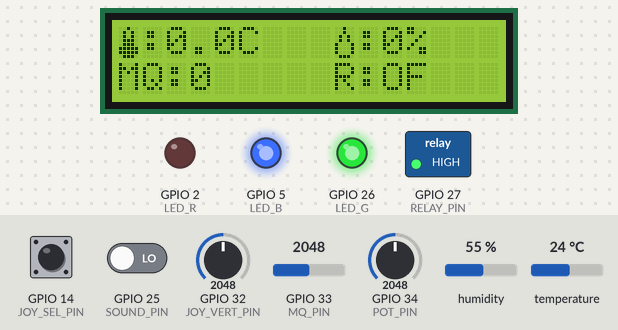
Simulated run of this sketch. Board: ESP32. On the bench: 16×2 character LCD, switched loads named in the sketch (green lamp = pin HIGH), output pins drawn as LEDs (lit = HIGH). Dashed ring = blinking. The test bench sets the inputs (shaded band); at power-on: GPIO 25 (SOUND_PIN) LOW, humidity 55 %, GPIO 33 (MQ_PIN) = 2048, GPIO 34 (POT_PIN) = 2048, GPIO 14 (JOY_SEL_PIN) HIGH, GPIO 32 (JOY_VERT_PIN) = 2048, temperature 24 °C. WiFi joins after 1.5 s; servers stay silent unless stated; no MQTT or app messages arrive unless stated; what the sketch prints to the serial monitor is not drawn.

Above: at 3.4 s.
3.5 s: GPIO 25 (SOUND_PIN) driven HIGH
At 5.25 s:
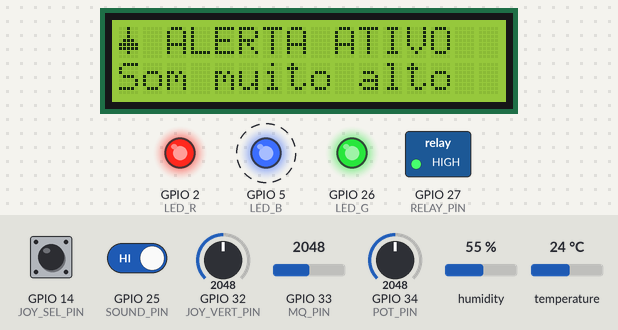
5.4 s: humidity set to 31 %
8.4 s: humidity set to 28 %
At 10.5 s:
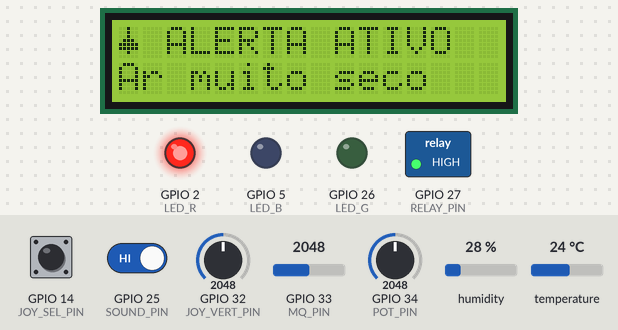
13.8 s: GPIO 33 (MQ_PIN) set to 2229
At 15.5 s:
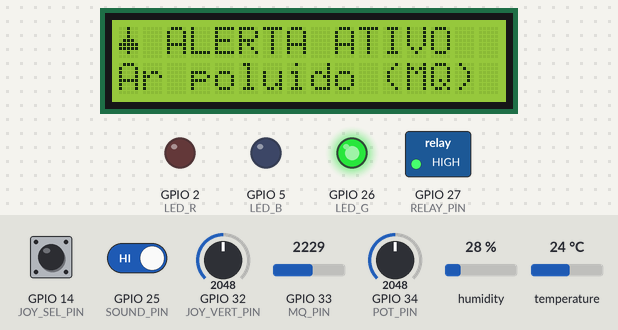
18.9 s: GPIO 34 (POT_PIN) set to 2183
At 22.17 s:
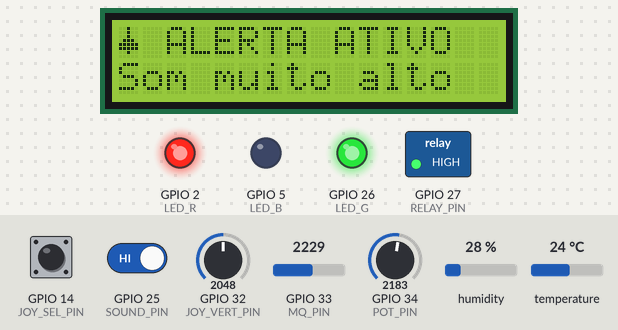
25.3 s: humidity set to 88 %
At 30.7 s:
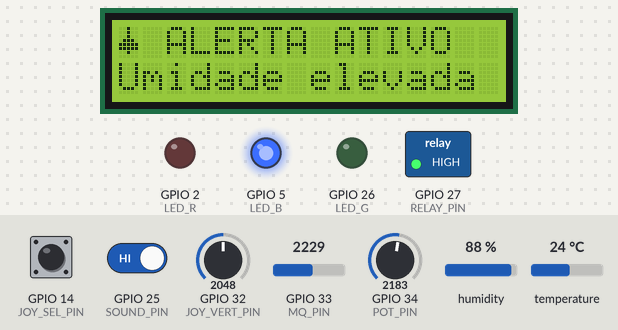
Timing chart, 0 to 32.6 s (numbered marks = the images above; inputs shaded):
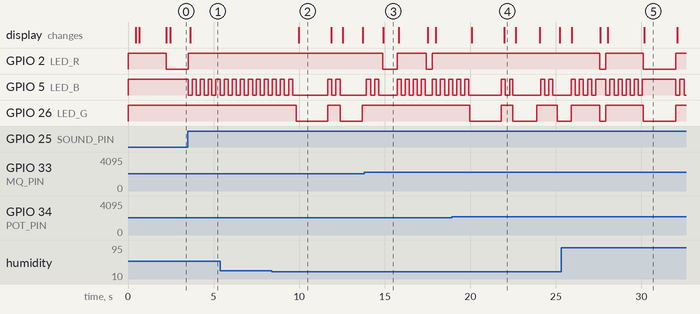

Measured:
- the behaviour switches between 30 and 29 % on humidity (found by bisection; images 1 and 2)
- the behaviour switches between 2167 and 2168 on GPIO 33 (MQ_PIN) (found by bisection; images 2 and 3)
- the behaviour switches between 2136 and 2137 on GPIO 34 (POT_PIN) (found by bisection; images 3 and 4)
- after the input at 3.5 s, GPIO 2 (LED_R): LOW → HIGH at once; GPIO 5 (LED_B): alternates HIGH for 0.24 s and LOW for 0.24 s, starting at once; the display: changes after 0.13 s (image 1)
- after the input at 8.4 s, GPIO 26 (LED_G): HIGH → LOW after 1.4 s, → HIGH 1.9 s later, → LOW 0.72 s later, → HIGH 1.3 s later; the display: changes after 1.6 s (image 2)
- after the input at 13.8 s, GPIO 2 (LED_R): HIGH → LOW after 1.1 s, → HIGH 0.83 s later, → LOW 1.7 s later, → HIGH 0.35 s later; GPIO 26 (LED_G): stays HIGH (without the input it goes to LOW after 1.1 s); the display: changes after 1.1 s (image 3)
- after the input at 18.9 s, GPIO 2 (LED_R): stops changing and stays HIGH; GPIO 26 (LED_G): goes LOW 1.9 s, HIGH 0.68 s, LOW 1.4 s, HIGH 1.2 s, then LOW, starting after 1.1 s; the display: first changes after 1.2 s (image 4 shows a later state)
- after the input at 25.3 s, GPIO 2 (LED_R): HIGH → LOW after 2.3 s, → HIGH 0.35 s later, → LOW 2.2 s later, → HIGH 1.9 s later; the display: first differs from a run without the input after 2.3 s (image 5)

The sketch:

sketch.ino
```cpp
#include <WiFi.h>
#include <PubSubClient.h>
#include "DHT.h"
#include <Wire.h>
#include <LiquidCrystal_I2C.h>

LiquidCrystal_I2C lcd(0x27, 16, 2);

// ============ WiFi ============
const char* WIFI_SSID     = "Wokwi-GUEST";
const char* WIFI_PASSWORD = "";

// ============ MQTT ============
const char* MQTT_SERVER = "broker.hivemq.com";
const int   MQTT_PORT   = 1883;

const char* TOPIC_TEMP  = "/CasaViva/temperatura";
const char* TOPIC_HUM   = "/CasaViva/umidade";
const char* TOPIC_RELAY = "/CasaViva/relay";

#define DHTPIN   4
#define DHTTYPE  DHT22
DHT dht(DHTPIN, DHTTYPE);

#define MQ_PIN   33
#define SOUND_PIN 25
#define POT_PIN  34
#define JOY_VERT_PIN 32
#define JOY_SEL_PIN  14
#define RELAY_PIN 27
#define LED_R 2
#define LED_G 26
#define LED_B 5

inline void ledSet(bool r, bool g, bool b) {
  digitalWrite(LED_R, r);
  digitalWrite(LED_G, g);
  digitalWrite(LED_B, b);
}

void ledOff()     { ledSet(HIGH, HIGH, HIGH); }
void ledRed()     { ledSet(LOW,  HIGH, HIGH); }
void ledGreen()   { ledSet(HIGH, LOW,  HIGH); }
void ledBlue()    { ledSet(HIGH, HIGH, LOW ); }
void ledYellow()  { ledSet(LOW,  LOW,  HIGH); }
void ledCyan()    { ledSet(HIGH, LOW,  LOW ); }
void ledPurple()  { ledSet(LOW,  HIGH, LOW ); }

void ledRelayMode() {
  if (digitalRead(RELAY_PIN) == LOW) ledGreen();
  else                               ledRed();
}

// ============ MQTT ============
WiFiClient espClient;
PubSubClient client(espClient);

unsigned long lastPublish    = 0;
unsigned long lastPageSwitch = 0;
unsigned long lastLcdDraw    = 0;

const unsigned long PUBLISH_INTERVAL_MS = 2500;
const unsigned long PAGE_INTERVAL_MS    = 6000;
const unsigned long LCD_MIN_REDRAW_MS   = 200;

unsigned long lastSoundEvent   = 0;
const unsigned long SOUND_DEBOUNCE_MS   = 2000;
const unsigned long SOUND_ALERT_MS      = 4000;


unsigned long lastBlinkToggle = 0;
bool blinkState = false;


float tempCur = 0, humCur = 0;
float tempMax = -999, tempMin = 999;
float humMax  = -999, humMin  = 999;
int   airPPM  = 0;
int   airThreshold = 1200;

bool wifiOk   = false;
bool mqttOk   = false;
bool sensorErro = false;
bool ecoMode  = false;

uint8_t currentPage = 0;
const uint8_t NUM_PAGES = 3;

// ============ Alertas ============
enum AlertType {
  ALERT_NONE = 0,
  ALERT_HEAT,
  ALERT_COLD,
  ALERT_DRY,
  ALERT_HUMID,
  ALERT_AIR,
  ALERT_SOUND
};

AlertType currentAlert = ALERT_NONE;
unsigned long alertUntil = 0;
const unsigned long ALERT_DURATION_MS = 8000;

// ============ Ícones customizados ============
byte iconTemp[8] = { B00100,B01010,B01010,B01110,B01110,B11111,B11111,B01110 };
byte iconHum[8]  = { B00100,B00100,B01010,B01010,B10001,B10001,B10001,B01110 };
byte iconWifi[8] = { B00000,B00000,B00100,B01010,B10001,B00000,B00100,B00000 };
byte iconMQTT[8] = { B00100,B01110,B10101,B10101,B10101,B01110,B00100,B00000 };
byte iconAlert[8]= { B00100,B00100,B00100,B01110,B11111,B11111,B00100,B00000 };
byte iconFan[8]  = { B00100,B01010,B10101,B00100,B10101,B01010,B00100,B00000 };

void lcdCreateIcons() {
  lcd.createChar(0, iconTemp);
  lcd.createChar(1, iconHum);
  lcd.createChar(2, iconWifi);
  lcd.createChar(3, iconMQTT);
  lcd.createChar(4, iconAlert);
  lcd.createChar(5, iconFan);
}

inline void lcdIcon(uint8_t idx) {
  lcd.write((uint8_t)idx);
}

// ============ Helpers LCD ============
void lcdStatus(const char* l1, const char* l2) {
  lcd.clear();
  lcd.setCursor(0,0); lcd.print(l1);
  lcd.setCursor(0,1); lcd.print(l2);
}

void lcdSplash() {
  lcd.clear();
  lcd.setCursor(0,0);
  lcd.print("  CasaViva IoT  ");
  lcd.setCursor(0,1);
  lcd.print(" Inicializando  ");
  for (int i = 0; i < 16; i++) {
    lcd.setCursor(i,1);
    lcd.print(char(255));
    delay(30);
  }
}

// ============ MQTT CALLBACK ============
void mqttCallback(char* topic, byte* payload, unsigned int len) {
  String msg;
  msg.reserve(len);
  for (unsigned int i=0; i<len; i++) msg += (char)payload[i];

  Serial.print("[MQTT RX] "); Serial.print(topic);
  Serial.print(" => "); Serial.println(msg);

  if (String(topic) == TOPIC_RELAY) {
    if (msg.equalsIgnoreCase("ON"))  digitalWrite(RELAY_PIN, LOW);
    if (msg.equalsIgnoreCase("OFF")) digitalWrite(RELAY_PIN, HIGH);

    if (currentAlert == ALERT_NONE) {
      ledRelayMode();
    }
  }
}

// ============ WIFI ============
void connectWiFi() {
  WiFi.begin(WIFI_SSID, WIFI_PASSWORD);
  while (WiFi.status() != WL_CONNECTED) {
    delay(100);
  }
  wifiOk = true;
}

// ============ MQTT ============
void connectMQTT() {
  mqttOk = false;
  while (!client.connected()) {
    if (client.connect("CasaVivaESP32_INTER")) {
      mqttOk = true;
      client.subscribe(TOPIC_RELAY);
    } else {
      delay(400);
    }
  }
}

// ============ Leitura Joystick ============
void lerJoystick(unsigned long now) {
  int v = analogRead(JOY_VERT_PIN);

  static unsigned long lastJoyMove = 0;
  const unsigned long JOY_DEBOUNCE = 500;

  if (now - lastJoyMove > JOY_DEBOUNCE) {
    if (v < 1400) {
      currentPage = (currentPage + 1) % NUM_PAGES;
      lastPageSwitch = now;
      lastJoyMove = now;
    } else if (v > 2600) {
      if (currentPage == 0) currentPage = NUM_PAGES - 1;
      else currentPage--;
      lastPageSwitch = now;
      lastJoyMove = now;
    }
  }

  static bool lastSel = HIGH;
  bool sel = digitalRead(JOY_SEL_PIN);

  if (lastSel == HIGH && sel == LOW) {
    ecoMode = !ecoMode;
    if (!ecoMode) {
      lcd.backlight();
    }
  }
  lastSel = sel;
}

// ============ Leitura do potenciômetro ============
void lerPotenciometro() {
  int raw = analogRead(POT_PIN);
  airThreshold = map(raw, 0, 4095, 600, 1800);
}

// ============ Leitura do som ============
void lerSom(unsigned long now) {
  int soundLevel = digitalRead(SOUND_PIN);

  if (soundLevel == HIGH && (now - lastSoundEvent > SOUND_DEBOUNCE_MS)) {
    lastSoundEvent = now;
    currentAlert   = ALERT_SOUND;
    alertUntil     = now + SOUND_ALERT_MS;
  }
}

// ============ PÁGINAS LCD ============
void lcdPageDashboard() {
  lcd.clear();

  lcd.setCursor(0,0);
  lcdIcon(0); lcd.print(":");
  lcd.print(tempCur,1); lcd.print("C");

  lcd.setCursor(9,0);
  lcdIcon(1); lcd.print(":");
  lcd.print(humCur,0); lcd.print("%");

  lcd.setCursor(0,1);
  lcd.print("MQ:");
  lcd.print(airPPM);

  lcd.setCursor(9,1);
  lcd.print("R:");
  lcd.print(digitalRead(RELAY_PIN)==LOW ? "ON" : "OF");

  lcd.setCursor(13,1);
  lcd.print(ecoMode ? "E" : " ");
}

void lcdPageStats() {
  lcd.clear();
  lcd.setCursor(0,0);
  lcd.print("Tmx:");
  lcd.print(tempMax,1);
  lcd.setCursor(9,0);
  lcd.print("Tmn:");
  lcd.print(tempMin,1);

  lcd.setCursor(0,1);
  lcd.print("Hmx:");
  lcd.print(humMax,0);
  lcd.setCursor(9,1);
  lcd.print("Hmn:");
  lcd.print(humMin,0);
}

void lcdPageAir() {
  lcd.clear();

  lcd.setCursor(0,0);
  lcd.print("MQ:");
  lcd.print(airPPM);
  lcd.print("ppm");

  lcd.setCursor(0,1);
  lcd.print("Lim:");
  lcd.print(airThreshold);
  lcd.print(" Wi:");
  lcd.print(wifiOk ? "Y" : "N");
  lcd.print("/");
  lcd.print(mqttOk ? "Y" : "N");
}

void lcdPageAlert() {
  lcd.clear();
  lcd.setCursor(0,0);
  lcdIcon(4);
  lcd.print(" ALERTA ATIVO ");

  lcd.setCursor(0,1);
  switch (currentAlert) {
    case ALERT_HEAT:   lcd.print("Calor extremo");      break;
    case ALERT_COLD:   lcd.print("Frio intenso");       break;
    case ALERT_DRY:    lcd.print("Ar muito seco");      break;
    case ALERT_HUMID:  lcd.print("Umidade elevada");    break;
    case ALERT_AIR:    lcd.print("Ar poluido (MQ)");    break;
    case ALERT_SOUND:  lcd.print("Som muito alto");     break;
    default:           lcd.print("Estado indefinido");  break;
  }
}

// ============ LÓGICA DE ALERTAS COM LED ============
void avaliarAlertas(float t, float h, int ppm, unsigned long now) {
  AlertType novo = ALERT_NONE;

  if (ppm >= airThreshold)       novo = ALERT_AIR;
  else if (t >= 40.0)            novo = ALERT_HEAT;
  else if (t <= 15.0)            novo = ALERT_COLD;
  else if (h < 30.0)             novo = ALERT_DRY;
  else if (h > 80.0)             novo = ALERT_HUMID;


  if (novo != ALERT_NONE) {
    currentAlert = novo;
    alertUntil   = now + ALERT_DURATION_MS;
  } else {
    if (currentAlert != ALERT_SOUND && currentAlert != ALERT_NONE && now > alertUntil) {
      currentAlert = ALERT_NONE;
    }
  }
}

void updateLEDForStatus(unsigned long now) {
  if (sensorErro) {
    ledYellow();
    return;
  }

  if (currentAlert == ALERT_SOUND && now < alertUntil) {
    if (now - lastBlinkToggle > 200) {
      lastBlinkToggle = now;
      blinkState = !blinkState;
      if (blinkState) ledBlue();
      else            ledOff();
    }
    return;
  }

  if (currentAlert != ALERT_NONE && now < alertUntil) {
    switch (currentAlert) {
      case ALERT_AIR:   ledPurple(); break;
      case ALERT_HEAT:  ledRed();    break;
      case ALERT_COLD:  ledBlue();   break;
      case ALERT_DRY:   ledCyan();   break;
      case ALERT_HUMID: ledYellow(); break;
      default:          ledRelayMode(); break;
    }
    return;
  }

  currentAlert = ALERT_NONE;
  ledRelayMode();
}

// ============ SETUP ============
void setup() {
  Serial.begin(115200);

  pinMode(RELAY_PIN, OUTPUT);
  digitalWrite(RELAY_PIN, HIGH);

  pinMode(LED_R, OUTPUT);
  pinMode(LED_G, OUTPUT);
  pinMode(LED_B, OUTPUT);
  ledOff();

  pinMode(MQ_PIN, INPUT);
  pinMode(SOUND_PIN, INPUT);

  pinMode(POT_PIN, INPUT);

  pinMode(JOY_VERT_PIN, INPUT);
  pinMode(JOY_SEL_PIN, INPUT_PULLUP);

  Wire.begin(21,22);
  lcd.begin(16,2);
  lcd.backlight();
  lcdCreateIcons();
  lcdSplash();

  dht.begin();

  WiFi.mode(WIFI_STA);
  connectWiFi();

  client.setServer(MQTT_SERVER, MQTT_PORT);
  client.setCallback(mqttCallback);
  connectMQTT();

  lcdStatus("Sistema Pronto", "CasaViva IoT");

  lastPublish    = millis();
  lastPageSwitch = millis();
  lastLcdDraw    = millis();
}

// ============ LOOP ============
void loop() {

  if (!client.connected()) connectMQTT();
  client.loop();

  unsigned long now = millis();

  lerJoystick(now);
  lerPotenciometro();
  lerSom(now);

  if (now - lastPublish >= PUBLISH_INTERVAL_MS) {
    lastPublish = now;

    float t = dht.readTemperature();
    float h = dht.readHumidity();

    if (isnan(t) || isnan(h)) {
      sensorErro = true;
      lcdStatus("Erro DHT22", "Verifique sensor");
    } else {
      sensorErro = false;
      tempCur = t;
      humCur  = h;

      tempMax = max(tempMax, t);
      tempMin = min(tempMin, t);
      humMax  = max(humMax,  h);
      humMin  = min(humMin,  h);

      int raw = analogRead(MQ_PIN);
      airPPM  = map(raw, 0, 4095, 300, 2000);

      Serial.print("[SENS] T=");
      Serial.print(tempCur);
      Serial.print(" H=");
      Serial.print(humCur);
      Serial.print(" MQ=");
      Serial.print(airPPM);
      Serial.print(" (Lim=");
      Serial.print(airThreshold);
      Serial.println(")");

      client.publish(TOPIC_TEMP, String(tempCur).c_str());
      client.publish(TOPIC_HUM,  String(humCur).c_str());

      avaliarAlertas(tempCur, humCur, airPPM, now);
    }
  }

  if (ecoMode && !sensorErro && currentAlert == ALERT_NONE) {
    lcd.noBacklight();
  } else {
    lcd.backlight();
  }

  if (!sensorErro && currentAlert == ALERT_NONE &&
      !ecoMode && now - lastPageSwitch >= PAGE_INTERVAL_MS) {
    lastPageSwitch = now;
    currentPage = (currentPage + 1) % NUM_PAGES;
  }

  updateLEDForStatus(now);

  if (now - lastLcdDraw >= LCD_MIN_REDRAW_MS) {
    lastLcdDraw = now;

    if (sensorErro) {
    } else if (currentAlert != ALERT_NONE && now < alertUntil) {
      lcdPageAlert();
    } else {
      switch (currentPage) {
        case 0: lcdPageDashboard(); break;
        case 1: lcdPageStats();     break;
        case 2: lcdPageAir();       break;
        default: lcdPageDashboard(); break;
      }
    }
  }

  delay(40);
}
```
